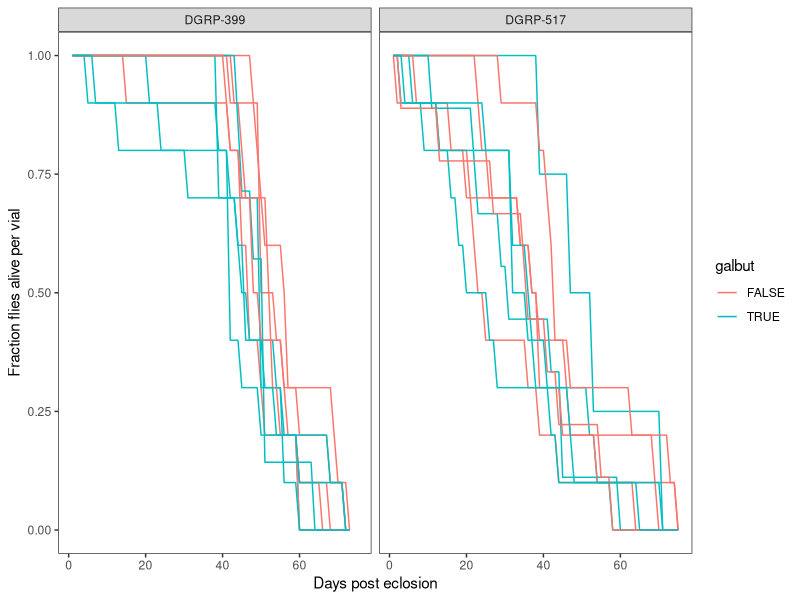
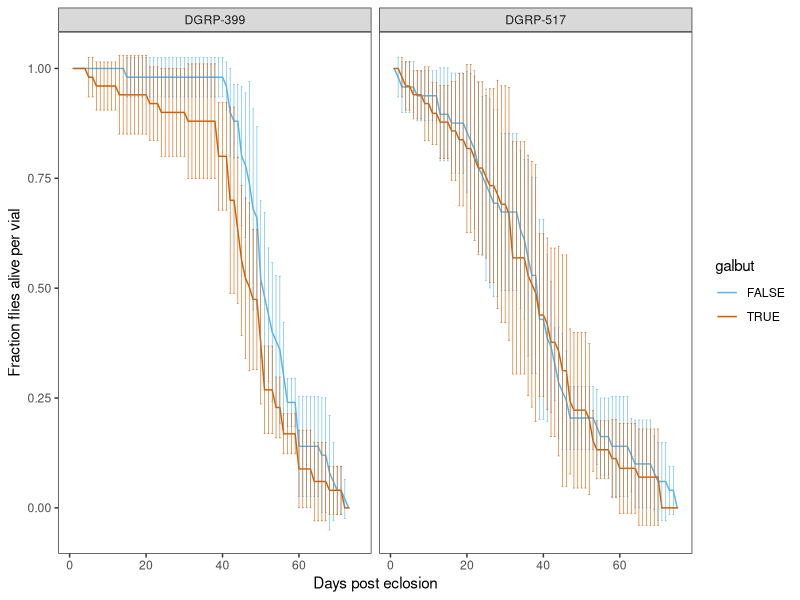
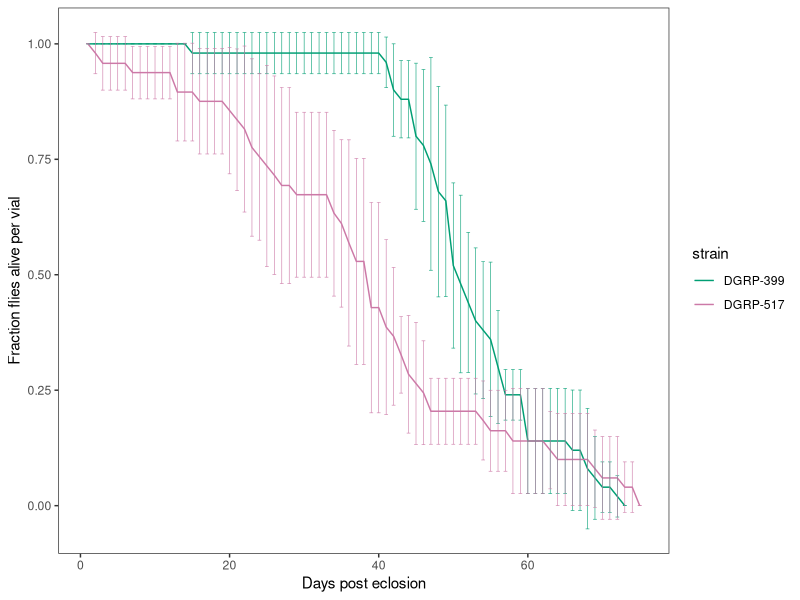
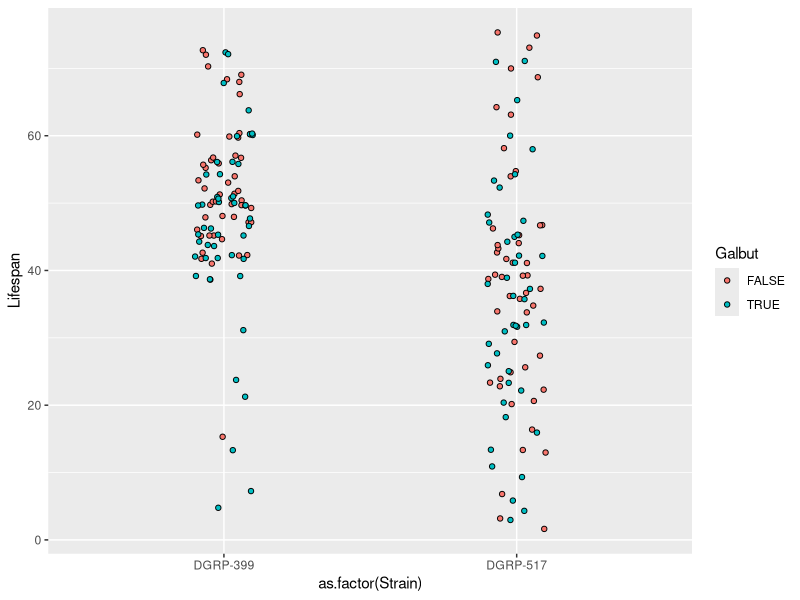
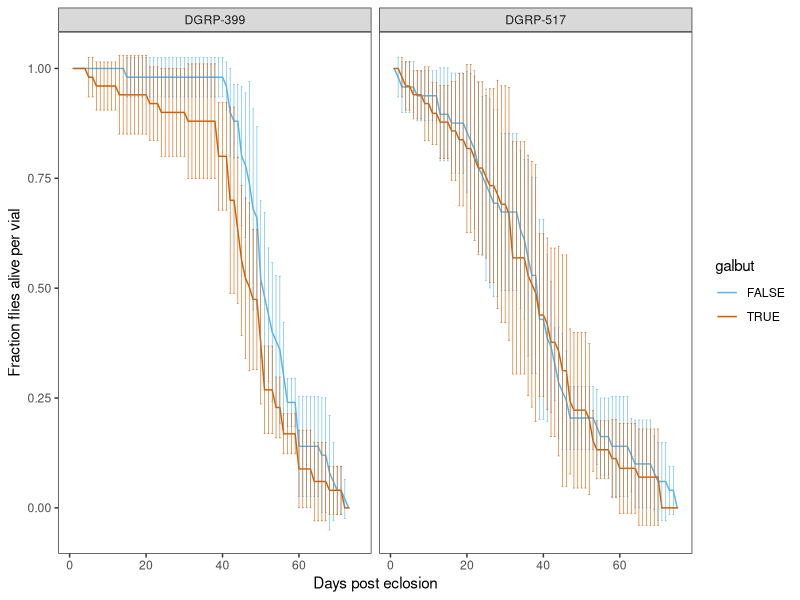
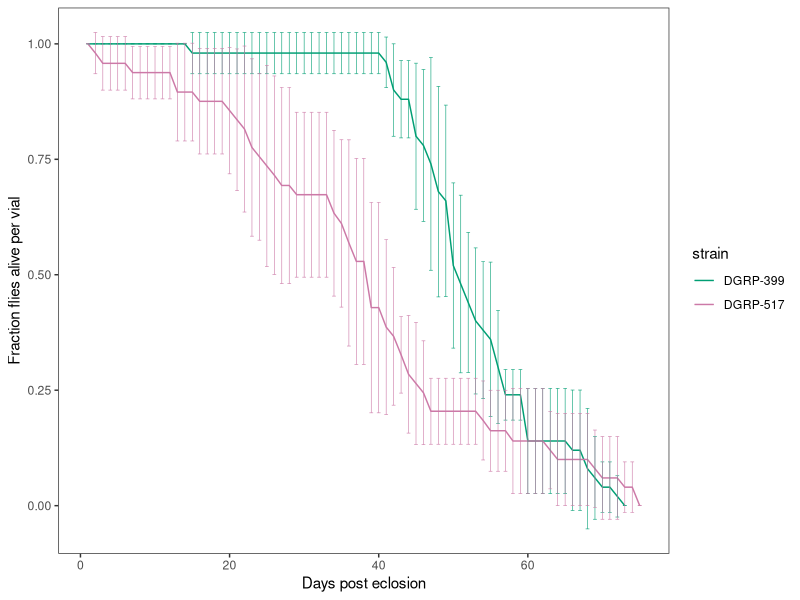

Recreate these plots in R, in order.
library(tidyverse)
library(readxl)
library(lubridate)
library(survival)

# Analyze Fitness Experiment #1 Lifespan data

#Created by Mark Stenglein and Shaun Cross
#Date: 5-6-20

#Set wd to file location
setwd(dirname(rstudioapi::getActiveDocumentContext()$path))

# Questions:
# (1) Do flies die faster or slower when infected with galbut virus?

#
# Expterimental setup and data processing notes: 
#
#
# Expt'al setup:
# For strains 25192 (DGRP-399) and 25197 (DGRP-517): 
# For each of these strains, there was a galbut-infected and a galbut-uninfected sub-strain
# For each sub-strain: 5 replicate vials were setup with 5 M and 5 F adults that were newly eclosed and virgins
# Every 3 days these original flies were transferred to new vials.
# Every time a fly was noted to be dead, the death was recorded 

# The data is found with the following txt file: "Lifespan_complete_expt_both_tidy_all_cleaned.txt"
#
# The number_valid_flies column is 10 - the number of flies flagged for removal from analysis because they died of 'non-natural' causes
# (i.e. they died during vial transfer)
#
# read file:
df <- read.delim("Lifespan_complete_expt_both_tidy_all_cleaned.txt", sep="\t", header=TRUE)

# rename BDSC strains IDs with DGRP names
df$strain <- str_replace(df$strain, "25192", "DGRP-399")
df$strain <- str_replace(df$strain, "25197", "DGRP-517")

# calculate fractional value of flies remaining
# since not all vials had the same # of 'valid' flies
df <- df %>% mutate (fraction_alive = number_alive / number_valid_flies)

# average replicates
df_avg <- df %>% group_by(strain, galbut, day) %>% summarize(avg_alive = mean(fraction_alive), std_alive = sd(fraction_alive)) 

# plot individual replicates
p_individual <- ggplot(df, aes(x=day,
               y=fraction_alive, 
               group=interaction(strain, galbut, replicate)))  + 
  # geom_point() +
  geom_line(aes(color=galbut)) +
  # geom_errorbar(aes(ymin = (avg_alive - std_alive), ymax = (avg_alive + std_alive)), width = 0.2, color="grey50", size=0.2) +
  facet_wrap(~strain) +
  theme_bw() + 
  theme(panel.grid=element_blank()) +
  xlab("Days post eclosion") + 
  ylab("Fraction flies alive per vial")

p_individual
 
 
# plot average of replicates
p_avg <- ggplot(df_avg, aes(x=day,
               y=avg_alive, 
               group=interaction(strain, galbut)))  + 
  # geom_point() +
  geom_line(aes(color=galbut)) +
  # geom_errorbar(aes(ymin = (avg_alive - std_alive), ymax = (avg_alive + std_alive)), width = 0.5, color="grey50", size=0.2) +
  geom_errorbar(aes(ymin = (avg_alive - std_alive), ymax = (avg_alive + std_alive), color=galbut), width = 0.5, size=0.2) +
  facet_wrap(~strain) +
  theme_bw() + 
  theme(panel.grid=element_blank()) +
  scale_color_manual(values = c("#56B4E9", "#D55E00")) +
  xlab("Days post eclosion") + 
  ylab("Fraction flies alive per vial")
 
p_avg

ggsave("lifespan_avg.pdf", height=4, width=6, units="in")


#plot all, but only galbut virus uninfected flies. This is to compare lifespan by strain alone.

#first filter out galbut virus infected flies

df_filt <- df %>% filter(galbut == FALSE)

df_filt_avg <- df_filt %>% group_by(strain, day) %>% summarize(avg_alive = mean(fraction_alive), std_alive = sd(fraction_alive)) 


p_uninfect <- ggplot(df_filt_avg, aes(x=day,
                            y=avg_alive))  + 
  geom_line(aes(color=strain)) +
  geom_errorbar(aes(ymin = (avg_alive - std_alive), ymax = (avg_alive + std_alive), color=strain), width = 0.5, size=0.2) +
  theme_bw() + 
  theme(panel.grid=element_blank()) +
  scale_color_manual(values = c("#009E73", "#CC79A7")) +
  xlab("Days post eclosion") + 
  ylab("Fraction flies alive per vial")

p_uninfect

ggsave("lifespan_uninfected_avg.pdf", height=4, width=6, units="in")

# is survival statistically different between galbut +/- groups
# see: https://www.emilyzabor.com/tutorials/survival_analysis_in_r_tutorial.html 
# for an excellent introduction to survival analysis in R
# see also: https://rviews.rstudio.com/2017/09/25/survival-analysis-with-r/
df_surv <- read_excel("Lifespan_complete_expt_tidy_data-5-6-20.xlsx", sheet = "both")

df_surv$Strain <- str_replace(df_surv$Strain, "25192", "DGRP-399")
df_surv$Strain <- str_replace(df_surv$Strain, "25197", "DGRP-517")

df_surv_399 <- filter(df_surv, Strain == "DGRP-399")
df_surv_517 <- filter(df_surv, Strain == "DGRP-517")

sd_399 <- survdiff(Surv(Lifespan, !Remove) ~ Galbut, data = df_surv_399)
sd_517 <- survdiff(Surv(Lifespan, !Remove) ~ Galbut, data = df_surv_517)

# this implements a log-rank test or Mantel-Haenszel test in the survival package in R
# citation: Harrington, D. P. and Fleming, T. R. (1982). A class of rank test procedures for censored survival data. Biometrika 69, 553-566.
# survival package citation: https://cran.r-project.org/web/packages/survival/citation.html

#survival based on galbut virus
#no/minimal effect (399 p-val = 0.0803, 517 p-val = 0.588)

1 - pchisq(sd_399$chisq, length(sd_399$n) - 1)
1 - pchisq(sd_517$chisq, length(sd_517$n) - 1)

# Surival based on strain...
# yes!  huge effect (p=4.8e-4)
sd_strain <- survdiff(Surv(Lifespan, !Remove) ~ Strain, data = df_surv)
1 - pchisq(sd_strain$chisq, length(sd_strain$n) - 1)

# quick plot of survival based on strain
ggplot() + geom_jitter(data=filter(df_surv, Remove==FALSE), aes(x=as.factor(Strain), y=Lifespan, fill=Galbut), shape=21, width=0.1)

# what are average lifespans?
# "censor" (remove) flies that died during transfer
df_surv <- filter(df_surv, Remove != TRUE)
df_surv %>% group_by(Strain, Galbut) %>% summarize(mean_lifespan = mean(Lifespan))
df_surv %>% group_by(Strain, Galbut) %>% summarize(median = median(Lifespan))

#by strain only
df_surv %>% filter(Galbut == FALSE) %>% group_by(Strain) %>% summarize(median = mean(Lifespan))

# Surival based on multiple co-variates:
# use Cox regression model
# strain, sex, galbut infection status
# see: https://www.emilyzabor.com/tutorials/survival_analysis_in_r_tutorial.html#the_cox_regression_model

sd_all <- coxph(Surv(Lifespan, !Remove) ~ Strain + Galbut, data = df_surv)
# all have significant effects...
sd_all
